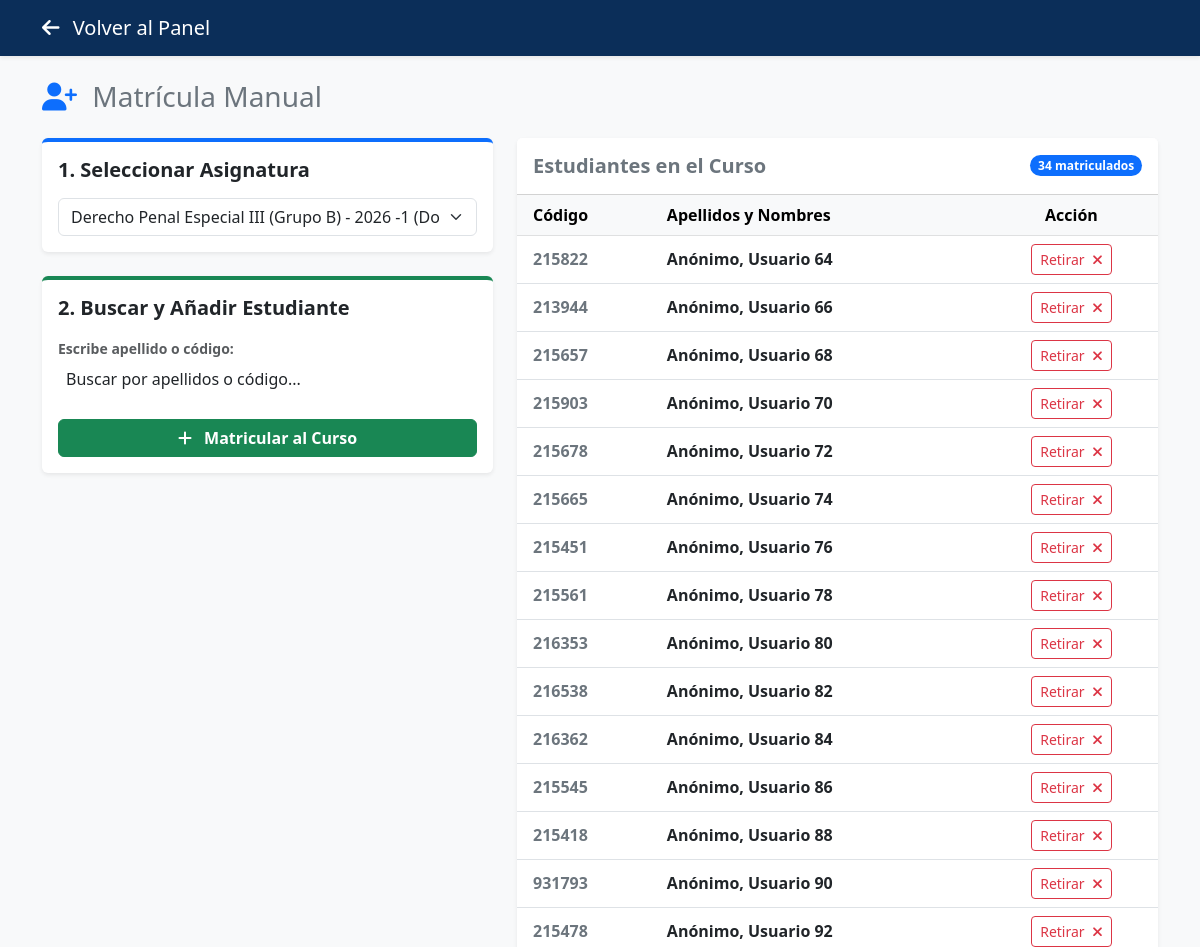
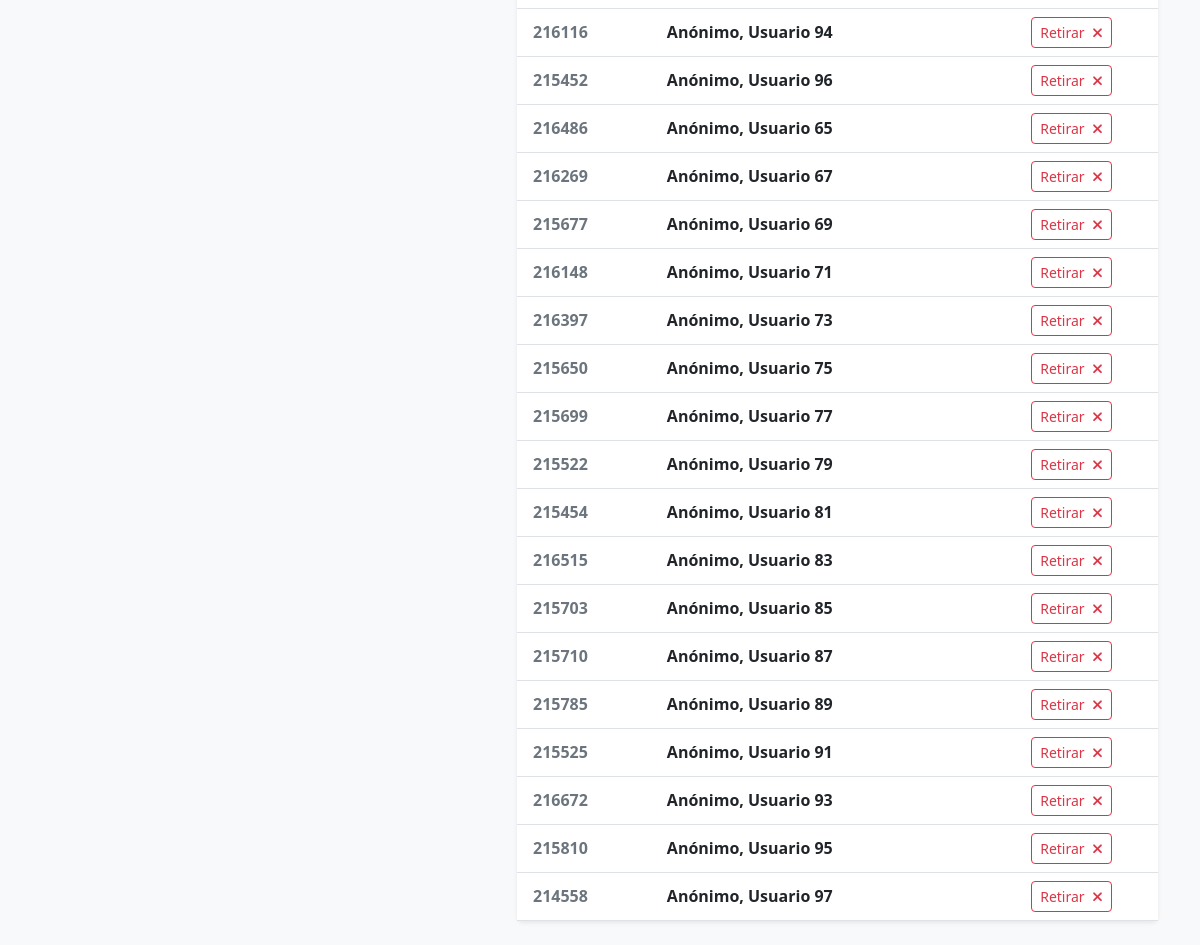
The page /matricular_manual.php?curso_id=1 (signed in) on the database its author committed (2 pictures, top to bottom).
### tables this page shows
CREATE TABLE `usuarios` (
  `id` int(11) NOT NULL,
  `rol` enum('admin','docente','estudiante') NOT NULL,
  `nombres` varchar(100) NOT NULL,
  `apellidos` varchar(100) NOT NULL,
  `email` varchar(100) NOT NULL,
  `password` varchar(255) NOT NULL,
  `codigo_estudiante` varchar(20) DEFAULT NULL,
  `ciclo` varchar(10) DEFAULT NULL,
  `semestre` varchar(10) DEFAULT NULL,
  `estado` tinyint(1) DEFAULT 1,
  `created_at` timestamp NULL DEFAULT current_timestamp(),
  `reset_token` varchar(100) DEFAULT NULL,
  `reset_token_exp` datetime DEFAULT NULL
);

### matricular_manual.php (the view, shortened to what this page needs)
<?php
require_once 'config/conexion.php';
$curso_seleccionado = $_GET['curso_id'] ?? ($_POST['curso_id'] ?? '');
$stmt_cursos = $pdo->query("SELECT c.id, c.nombre_curso, u.apellidos as doc_ape FROM cursos c JOIN usuarios u ON c.docente_id = u.id ORDER BY c.nombre_curso ASC");
$cursos = $stmt_cursos->fetchAll(PDO::FETCH_ASSOC);
$alumnos_matriculados = [];
if ($curso_seleccionado) {
    $stmt_mat = $pdo->prepare("SELECT u.id, u.nombres, u.apellidos, u.codigo_estudiante FROM matriculas m JOIN usuarios u ON m.estudiante_id = u.id WHERE m.curso_id = ? ORDER BY u.apellidos ASC");
    $stmt_mat->execute([$curso_seleccionado]);
    $alumnos_matriculados = $stmt_mat->fetchAll(PDO::FETCH_ASSOC);
}
?>
<!DOCTYPE html>
<html lang="es">
<head>
    <link href="https://cdn.jsdelivr.net/npm/bootstrap@5.3.0/dist/css/bootstrap.min.css" rel="stylesheet">
    <link rel="stylesheet" href="https://cdnjs.cloudflare.com/ajax/libs/font-awesome/6.4.0/css/all.min.css">
    <link href="https://cdn.jsdelivr.net/npm/select2@4.1.0-rc.0/dist/css/select2.min.css" rel="stylesheet" />
    <link href="https://cdn.jsdelivr.net/npm/select2-bootstrap-5-theme@1.3.0/dist/select2-bootstrap-5-theme.min.css" rel="stylesheet" />
</head>
<body>
    <nav class="navbar navbar-dark bg-unap shadow-sm">
        <div class="container"><a class="navbar-brand" href="dashboard_admin.php"><i class="fas fa-arrow-left me-2"></i> Volver al Panel</a></div>
    </nav>
    <main class="container py-4">
        <h3 class="mb-4 text-secondary"><i class="fas fa-user-plus text-primary me-2"></i> Matrícula Manual</h3>
        <div class="row">
            <div class="col-md-5 mb-4">
                <div class="card shadow-sm border-0 border-top border-4 border-primary mb-4">
                    <div class="card-body">
                        <h5 class="card-title fw-bold mb-3">1. Seleccionar Asignatura</h5>
                        <form action="matricular_manual.php" method="GET">
                            <div class="input-group">
                                <select name="curso_id" class="form-select" onchange="this.form.submit()" required>
                                    <?php foreach($cursos as $c): ?>
                                        <option value="<?= $c['id'] ?>" <?= ($curso_seleccionado == $c['id']) ? 'selected' : '' ?>>
                                            <?= htmlspecialchars($c['nombre_curso']) ?> (Doc: <?= htmlspecialchars($c['doc_ape']) ?>)
                                        </option>
                                    <?php endforeach; ?>
                                </select>
                            </div>
                        </form>
                    </div>
                </div>
                <?php if ($curso_seleccionado): ?>
                <div class="card shadow-sm border-0 border-top border-4 border-success">
                    <div class="card-body">
                        <h5 class="card-title fw-bold mb-3">2. Buscar y Añadir Estudiante</h5>
                        <form action="matricular_manual.php" method="POST">
                            <div class="mb-4">
                                <label class="small fw-bold text-muted mb-2">Escribe apellido o código:</label>
                            </div>
                            <button type="submit" class="btn btn-success w-100 fw-bold"><i class="fas fa-plus me-2"></i> Matricular al Curso</button>
                        </form>
                    </div>
                </div>
                <?php endif; ?>
            </div>
            <div class="col-md-7">
                <div class="card shadow-sm border-0">
                    <div class="card-header bg-white py-3 d-flex justify-content-between align-items-center">
                        <h5 class="mb-0 fw-bold text-secondary">Estudiantes en el Curso</h5>
                        <?php if ($curso_seleccionado): ?>
                            <span class="badge bg-primary rounded-pill"><?= count($alumnos_matriculados) ?> matriculados</span>
                        <?php endif; ?>
                    </div>
                    <div class="card-body table-responsive p-0">
                        <?php if (!$curso_seleccionado): ?>
                            <div class="p-5 text-center text-muted">
                                <i class="fas fa-hand-point-left fa-3x mb-3 opacity-50"></i>
                                <h5>Selecciona un curso a la izquierda</h5>
                                <p>Para ver la lista de alumnos o matricular nuevos.</p>
                            </div>
                        <?php else: ?>
                            <table class="table table-hover align-middle mb-0">
                                <thead class="table-light">
                                    <tr>
                                        <th class="ps-3">Código</th>
                                        <th>Apellidos y Nombres</th>
                                        <th class="text-center">Acción</th>
                                    </tr>
                                </thead>
                                <tbody>
                                    <?php if(empty($alumnos_matriculados)): ?>
                                        <tr><td colspan="3" class="text-center py-4 text-muted">Este curso aún no tiene alumnos matriculados.</td></tr>
                                    <?php else: ?>
                                        <?php foreach($alumnos_matriculados as $am): ?>
                                        <tr>
                                            <td class="ps-3 fw-bold text-secondary"><?= htmlspecialchars($am['codigo_estudiante'] ?: 'S/C') ?></td>
                                            <td class="fw-bold"><?= htmlspecialchars($am['apellidos'] . ', ' . $am['nombres']) ?></td>
                                            <td class="text-center">
                                                <form action="matricular_manual.php" method="POST" onsubmit="return confirm('¿Retirar a este alumno del curso? Perderá acceso a las fichas.');">
                                                    <button type="submit" class="btn btn-sm btn-outline-danger" title="Desmatricular">Retirar <i class="fas fa-times ms-1"></i></button>
                                                </form>
                                            </td>
                                        </tr>
                                        <?php endforeach; ?>
                                    <?php endif; ?>
                                </tbody>
                            </table>
                        <?php endif; ?>
                    </div>
                </div>
            </div>
        </div>
    </main>
</body>
</html>

### matricular_manual.php (style rules this page uses)
body { background-color: #f8f9fa; }
.bg-unap { background-color: #0b2e59; }

### rows shown on the page
usuarios: codigo_estudiante "215822", apellidos+nombres "Anónimo, Usuario 64"
usuarios: codigo_estudiante "213944", apellidos+nombres "Anónimo, Usuario 66"
usuarios: codigo_estudiante "215657", apellidos+nombres "Anónimo, Usuario 68"
usuarios: codigo_estudiante "215903", apellidos+nombres "Anónimo, Usuario 70"
usuarios: codigo_estudiante "215678", apellidos+nombres "Anónimo, Usuario 72"
usuarios: codigo_estudiante "215665", apellidos+nombres "Anónimo, Usuario 74"
usuarios: codigo_estudiante "215451", apellidos+nombres "Anónimo, Usuario 76"
usuarios: codigo_estudiante "215561", apellidos+nombres "Anónimo, Usuario 78"
usuarios: codigo_estudiante "216353", apellidos+nombres "Anónimo, Usuario 80"
usuarios: codigo_estudiante "216538", apellidos+nombres "Anónimo, Usuario 82"
usuarios: codigo_estudiante "216362", apellidos+nombres "Anónimo, Usuario 84"
usuarios: codigo_estudiante "215545", apellidos+nombres "Anónimo, Usuario 86"
usuarios: codigo_estudiante "215418", apellidos+nombres "Anónimo, Usuario 88"
usuarios: codigo_estudiante "931793", apellidos+nombres "Anónimo, Usuario 90"
usuarios: codigo_estudiante "215478", apellidos+nombres "Anónimo, Usuario 92"
usuarios: codigo_estudiante "216116", apellidos+nombres "Anónimo, Usuario 94"
usuarios: codigo_estudiante "215452", apellidos+nombres "Anónimo, Usuario 96"
usuarios: codigo_estudiante "216486", apellidos+nombres "Anónimo, Usuario 65"
usuarios: codigo_estudiante "216269", apellidos+nombres "Anónimo, Usuario 67"
usuarios: codigo_estudiante "215677", apellidos+nombres "Anónimo, Usuario 69"
usuarios: codigo_estudiante "216148", apellidos+nombres "Anónimo, Usuario 71"
usuarios: codigo_estudiante "216397", apellidos+nombres "Anónimo, Usuario 73"
usuarios: codigo_estudiante "215650", apellidos+nombres "Anónimo, Usuario 75"
usuarios: codigo_estudiante "215699", apellidos+nombres "Anónimo, Usuario 77"
usuarios: codigo_estudiante "215522", apellidos+nombres "Anónimo, Usuario 79"
usuarios: codigo_estudiante "215454", apellidos+nombres "Anónimo, Usuario 81"
usuarios: codigo_estudiante "216515", apellidos+nombres "Anónimo, Usuario 83"
usuarios: codigo_estudiante "215703", apellidos+nombres "Anónimo, Usuario 85"
usuarios: codigo_estudiante "215710", apellidos+nombres "Anónimo, Usuario 87"
usuarios: codigo_estudiante "215785", apellidos+nombres "Anónimo, Usuario 89"
usuarios: codigo_estudiante "215525", apellidos+nombres "Anónimo, Usuario 91"
usuarios: codigo_estudiante "216672", apellidos+nombres "Anónimo, Usuario 93"
usuarios: codigo_estudiante "215810", apellidos+nombres "Anónimo, Usuario 95"
usuarios: codigo_estudiante "214558", apellidos+nombres "Anónimo, Usuario 97"

### other values the page prints
count($alumnos_matriculados) "34"
form field curso_id "Derecho Penal Especial III (Grupo B) - 2026 -1 (Doc: Anónimo)"
